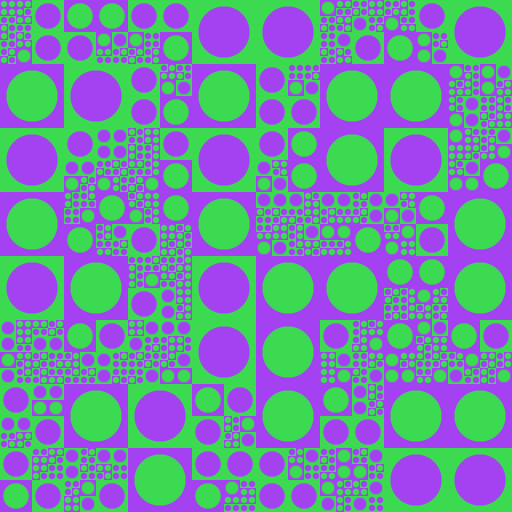
Frame 1 (no input)
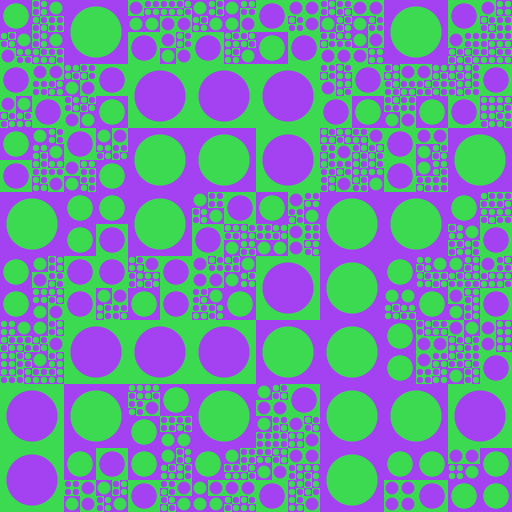
Frame 2 (the mouse pressed at the canvas centre, redrawn once)

The Processing sketch that drew these frames (run headless with seeded random() and noise(); the mouse was pressed at the canvas centre and the sketch redrawn once):

// Processing sketch: processing_5673
// ── processing_5673.pde

// acd 20091105 remember remember...
// Fahrenheit 1105
// fractal squares and circles (based on a room divider seen in Trufaut's Fahrenheit 451)

color colour1, colour2;

void setup() {
  size(512, 512);
  noStroke();
  smooth();
  ellipseMode(CENTER);
  initColour();
}

void initColour() {
  colour1 = color(random(255), random(255), random(255));
  colour2 = color(random(255), random(255), random(255));
//  colour1 = #ff8800;
//  colour2 = #000000;
}

void draw() {
  drawSquare(0, 0, 512);
  noLoop();
}

void mouseClicked() {
  initColour();
  redraw();
}

// draw inscribed circle (or subdivide)
int count = 0;
void drawSquare(int x, int y, int s) {
//  println("DrawSquare: " + x + ", " + y + ", " + s);
  count++;
  if ((count % 100) == 0) {
//    println("Count: " + count);
  }
  boolean divide = false;
  // randomly divide space
  if (random(10) < 6) {
    divide = true;
  }
  // except when it's too small
  if (s == 8) {
    // don't subdivide
    divide = false;
  }
  // but force it when it's too big
  if (s >= 128) {
    divide = true;
  }
  if (divide) {
    // recurse using half the size
    s /= 2;
    drawSquare(x, y, s);
    drawSquare(x + s, y, s);
    drawSquare(x, y + s, s);
    drawSquare(x + s, y + s, s);
  } else {
    // draw circle (randomly swapping colours)
    color c1, c2;
    if (random(10) < 5) {
      c1 = colour1;
      c2 = colour2;
    } else {
      c1 = colour2;
      c2 = colour1;
    }
    fill(c1);
    rect(x, y, s, s);
    fill(c2);
    // circle should be half the area of the square
    // square is 1 x 1, circle = PI * r ^ 2 = .5
    // so r = sqrt(.5 / PI) = .39894...
    float d = .8;
    ellipse(x + s / 2, y + s / 2, s * d, s * d);
  }
}
